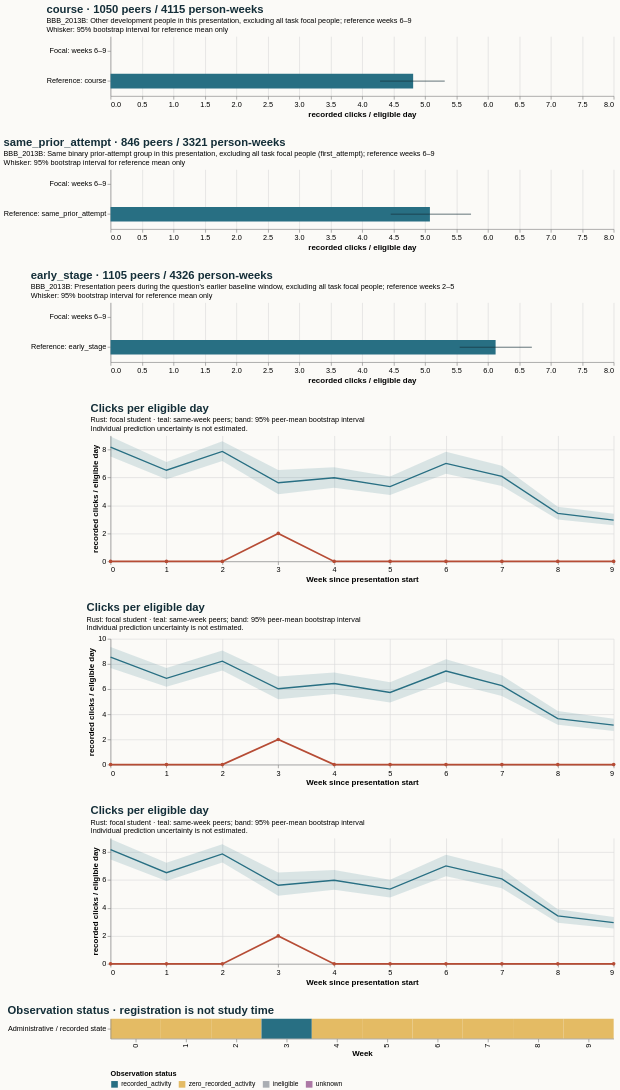

Vega-Lite specification stored for this chart:
### Vega-Lite specification from a JSON file in a GitHub repository (floating-point values rounded to 4 significant figures)
{"$schema": "https://vega.github.io/schema/vega-lite/v5.20.1.json", "config": {"axis": {"labelFontSize": 11, "titleFontSize": 12}, "background": "#fbfaf7", "font": "sans-serif", "title": {"anchor": "start", "color": "#142e38", "fontSize": 17, "subtitleFontSize": 11}, "view": {"continuousHeight": 300, "continuousWidth": 300, "stroke": null}}, "datasets": {"data-092aed2665f8f89548e53bca0a2a637e": [{"end_day": 6, "focal_value": 0.0, "peer_ci_high": 8.939, "peer_ci_low": 7.497, "peer_mean": 8.174, "peer_observations": 1127, "peer_people": 1127, "reference": "course", "unit": "recorded clicks / eligible day", "week": 0}, {"end_day": 13, "focal_value": 0.0, "peer_ci_high": 7.107, "peer_ci_low": 5.869, "peer_mean": 6.521, "peer_observations": 1121, "peer_people": 1121, "reference": "course", "unit": "recorded clicks / eligible day", "week": 1}, {"end_day": 20, "focal_value": 0.0, "peer_ci_high": 8.592, "peer_ci_low": 7.179, "peer_mean": 7.865, "peer_observations": 1105, "peer_people": 1105, "reference": "course", "unit": "recorded clicks / eligible day", "week": 2}, {"end_day": 27, "focal_value": 2.0, "peer_ci_high": 6.537, "peer_ci_low": 4.809, "peer_mean": 5.625, "peer_observations": 1098, "peer_people": 1098, "reference": "course", "unit": "recorded clicks / eligible day", "week": 3}, {"end_day": 34, "focal_value": 0.0, "peer_ci_high": 6.728, "peer_ci_low": 5.265, "peer_mean": 5.982, "peer_observations": 1065, "peer_people": 1065, "reference": "course", "unit": "recorded clicks / eligible day", "week": 4}, {"end_day": 41, "focal_value": 0.0, "peer_ci_high": 6.074, "peer_ci_low": 4.743, "peer_mean": 5.35, "peer_observations": 1058, "peer_people": 1058, "reference": "course", "unit": "recorded clicks / eligible day", "week": 5}, {"end_day": 48, "focal_value": 0.0, "peer_ci_high": 7.841, "peer_ci_low": 6.268, "peer_mean": 7.012, "peer_observations": 1050, "peer_people": 1050, "reference": "course", "unit": "recorded clicks / eligible day", "week": 6}, {"end_day": 55, "focal_value": 0.0, "peer_ci_high": 6.835, "peer_ci_low": 5.396, "peer_mean": 6.076, "peer_observations": 1034, "peer_people": 1034, "reference": "course", "unit": "recorded clicks / eligible day", "week": 7}, {"end_day": 62, "focal_value": 0.0, "peer_ci_high": 3.903, "peer_ci_low": 2.99, "peer_mean": 3.431, "peer_observations": 1024, "peer_people": 1024, "reference": "course", "unit": "recorded clicks / eligible day", "week": 8}, {"end_day": 69, "focal_value": 0.0, "peer_ci_high": 3.402, "peer_ci_low": 2.585, "peer_mean": 2.953, "peer_observations": 1007, "peer_people": 1007, "reference": "course", "unit": "recorded clicks / eligible day", "week": 9}], "data-0f97547ea3e8c6976fefa3403fdad0dd": [{"hi": null, "lo": null, "series": "Focal: weeks 6–9", "value": 0.0}, {"hi": 6.699, "lo": 5.552, "series": "Reference: early_stage", "value": 6.123}], "data-15bd0a94f42031a5454b2a7a902c4ceb": [{"hi": null, "lo": null, "series": "Focal: weeks 6–9", "value": 0.0}, {"hi": 5.732, "lo": 4.455, "series": "Reference: same_prior_attempt", "value": 5.078}], "data-4a65ae7c8f1438d2d9c8ff5cc64fba4d": [{"eligible_days": 7.0, "end_day": 6, "logging_completeness": "unknown", "observation_status": "zero_recorded_activity", "row": "Administrative / recorded state", "score_status": "withheld_release_time_unknown", "start_day": 0, "value": 0.0, "week": 0}, {"eligible_days": 7.0, "end_day": 13, "logging_completeness": "unknown", "observation_status": "zero_recorded_activity", "row": "Administrative / recorded state", "score_status": "withheld_release_time_unknown", "start_day": 7, "value": 0.0, "week": 1}, {"eligible_days": 7.0, "end_day": 20, "logging_completeness": "unknown", "observation_status": "zero_recorded_activity", "row": "Administrative / recorded state", "score_status": "withheld_release_time_unknown", "start_day": 14, "value": 0.0, "week": 2}, {"eligible_days": 7.0, "end_day": 27, "logging_completeness": "unknown", "observation_status": "recorded_activity", "row": "Administrative / recorded state", "score_status": "withheld_release_time_unknown", "start_day": 21, "value": 2.0, "week": 3}, {"eligible_days": 7.0, "end_day": 34, "logging_completeness": "unknown", "observation_status": "zero_recorded_activity", "row": "Administrative / recorded state", "score_status": "withheld_release_time_unknown", "start_day": 28, "value": 0.0, "week": 4}, {"eligible_days": 7.0, "end_day": 41, "logging_completeness": "unknown", "observation_status": "zero_recorded_activity", "row": "Administrative / recorded state", "score_status": "withheld_release_time_unknown", "start_day": 35, "value": 0.0, "week": 5}, {"eligible_days": 7.0, "end_day": 48, "logging_completeness": "unknown", "observation_status": "zero_recorded_activity", "row": "Administrative / recorded state", "score_status": "withheld_release_time_unknown", "start_day": 42, "value": 0.0, "week": 6}, {"eligible_days": 7.0, "end_day": 55, "logging_completeness": "unknown", "observation_status": "zero_recorded_activity", "row": "Administrative / recorded state", "score_status": "withheld_release_time_unknown", "start_day": 49, "value": 0.0, "week": 7}, {"eligible_days": 7.0, "end_day": 62, "logging_completeness": "unknown", "observation_status": "zero_recorded_activity", "row": "Administrative / recorded state", "score_status": "withheld_release_time_unknown", "start_day": 56, "value": 0.0, "week": 8}, {"eligible_days": 7.0, "end_day": 69, "logging_completeness": "unknown", "observation_status": "zero_recorded_activity", "row": "Administrative / recorded state", "score_status": "withheld_release_time_unknown", "start_day": 63, "value": 0.0, "week": 9}], "data-65a76274aac8a971fc631994eacfb264": [{"end_day": 6, "focal_value": 0.0, "peer_ci_high": 8.931, "peer_ci_low": 7.466, "peer_mean": 8.174, "peer_observations": 1127, "peer_people": 1127, "reference": "early_stage", "unit": "recorded clicks / eligible day", "week": 0}, {"end_day": 13, "focal_value": 0.0, "peer_ci_high": 7.227, "peer_ci_low": 5.933, "peer_mean": 6.521, "peer_observations": 1121, "peer_people": 1121, "reference": "early_stage", "unit": "recorded clicks / eligible day", "week": 1}, {"end_day": 20, "focal_value": 0.0, "peer_ci_high": 8.562, "peer_ci_low": 7.261, "peer_mean": 7.865, "peer_observations": 1105, "peer_people": 1105, "reference": "early_stage", "unit": "recorded clicks / eligible day", "week": 2}, {"end_day": 27, "focal_value": 2.0, "peer_ci_high": 6.54, "peer_ci_low": 4.871, "peer_mean": 5.625, "peer_observations": 1098, "peer_people": 1098, "reference": "early_stage", "unit": "recorded clicks / eligible day", "week": 3}, {"end_day": 34, "focal_value": 0.0, "peer_ci_high": 6.725, "peer_ci_low": 5.295, "peer_mean": 5.982, "peer_observations": 1065, "peer_people": 1065, "reference": "early_stage", "unit": "recorded clicks / eligible day", "week": 4}, {"end_day": 41, "focal_value": 0.0, "peer_ci_high": 6.02, "peer_ci_low": 4.748, "peer_mean": 5.35, "peer_observations": 1058, "peer_people": 1058, "reference": "early_stage", "unit": "recorded clicks / eligible day", "week": 5}, {"end_day": 48, "focal_value": 0.0, "peer_ci_high": 7.814, "peer_ci_low": 6.264, "peer_mean": 7.012, "peer_observations": 1050, "peer_people": 1050, "reference": "early_stage", "unit": "recorded clicks / eligible day", "week": 6}, {"end_day": 55, "focal_value": 0.0, "peer_ci_high": 6.812, "peer_ci_low": 5.417, "peer_mean": 6.076, "peer_observations": 1034, "peer_people": 1034, "reference": "early_stage", "unit": "recorded clicks / eligible day", "week": 7}, {"end_day": 62, "focal_value": 0.0, "peer_ci_high": 3.91, "peer_ci_low": 2.946, "peer_mean": 3.431, "peer_observations": 1024, "peer_people": 1024, "reference": "early_stage", "unit": "recorded clicks / eligible day", "week": 8}, {"end_day": 69, "focal_value": 0.0, "peer_ci_high": 3.36, "peer_ci_low": 2.534, "peer_mean": 2.953, "peer_observations": 1007, "peer_people": 1007, "reference": "early_stage", "unit": "recorded clicks / eligible day", "week": 9}], "data-bcdba0b46f94e5c51eabcc0adb557a06": [{"hi": null, "lo": null, "series": "Focal: weeks 6–9", "value": 0.0}, {"hi": 5.314, "lo": 4.285, "series": "Reference: course", "value": 4.811}], "data-c6bc4157449cc35b73739f62b24f3217": [{"end_day": 6, "focal_value": 0.0, "peer_ci_high": 9.351, "peer_ci_low": 7.689, "peer_mean": 8.549, "peer_observations": 904, "peer_people": 904, "reference": "same_prior_attempt", "unit": "recorded clicks / eligible day", "week": 0}, {"end_day": 13, "focal_value": 0.0, "peer_ci_high": 7.68, "peer_ci_low": 6.185, "peer_mean": 6.858, "peer_observations": 900, "peer_people": 900, "reference": "same_prior_attempt", "unit": "recorded clicks / eligible day", "week": 1}, {"end_day": 20, "focal_value": 0.0, "peer_ci_high": 9.076, "peer_ci_low": 7.483, "peer_mean": 8.227, "peer_observations": 890, "peer_people": 890, "reference": "same_prior_attempt", "unit": "recorded clicks / eligible day", "week": 2}, {"end_day": 27, "focal_value": 2.0, "peer_ci_high": 7.013, "peer_ci_low": 5.188, "peer_mean": 6.029, "peer_observations": 883, "peer_people": 883, "reference": "same_prior_attempt", "unit": "recorded clicks / eligible day", "week": 3}, {"end_day": 34, "focal_value": 0.0, "peer_ci_high": 7.314, "peer_ci_low": 5.608, "peer_mean": 6.45, "peer_observations": 855, "peer_people": 855, "reference": "same_prior_attempt", "unit": "recorded clicks / eligible day", "week": 4}, {"end_day": 41, "focal_value": 0.0, "peer_ci_high": 6.557, "peer_ci_low": 4.932, "peer_mean": 5.734, "peer_observations": 851, "peer_people": 851, "reference": "same_prior_attempt", "unit": "recorded clicks / eligible day", "week": 5}, {"end_day": 48, "focal_value": 0.0, "peer_ci_high": 8.381, "peer_ci_low": 6.584, "peer_mean": 7.438, "peer_observations": 846, "peer_people": 846, "reference": "same_prior_attempt", "unit": "recorded clicks / eligible day", "week": 6}, {"end_day": 55, "focal_value": 0.0, "peer_ci_high": 7.077, "peer_ci_low": 5.456, "peer_mean": 6.276, "peer_observations": 835, "peer_people": 835, "reference": "same_prior_attempt", "unit": "recorded clicks / eligible day", "week": 7}, {"end_day": 62, "focal_value": 0.0, "peer_ci_high": 4.271, "peer_ci_low": 3.167, "peer_mean": 3.663, "peer_observations": 827, "peer_people": 827, "reference": "same_prior_attempt", "unit": "recorded clicks / eligible day", "week": 8}, {"end_day": 69, "focal_value": 0.0, "peer_ci_high": 3.638, "peer_ci_low": 2.667, "peer_mean": 3.142, "peer_observations": 813, "peer_people": 813, "reference": "same_prior_attempt", "unit": "recorded clicks / eligible day", "week": 9}]}, "resolve": {"scale": {"color": "independent"}}, "spacing": 28, "vconcat": [{"data": {"name": "data-bcdba0b46f94e5c51eabcc0adb557a06"}, "height": 90, "layer": [{"encoding": {"x": {"field": "value", "scale": {"domain": [0, 7.034], "zero": true}, "title": "recorded clicks / eligible day", "type": "quantitative"}, "y": {"field": "series", "sort": null, "title": null, "type": "nominal"}}, "mark": {"color": "#286f83", "size": 22, "type": "bar"}}, {"encoding": {"x": {"field": "lo", "type": "quantitative"}, "x2": {"field": "hi"}, "y": {"field": "series", "sort": null, "title": null, "type": "nominal"}}, "mark": {"color": "#142e38", "type": "rule"}}], "title": {"subtitle": ["BBB_2013B: Other development people in this presentation, excluding all task focal people; reference weeks 6–9", "Whisker: 95% bootstrap interval for reference mean only"], "text": "course · 1050 peers / 4115 person-weeks"}, "width": 760}, {"data": {"name": "data-15bd0a94f42031a5454b2a7a902c4ceb"}, "height": 90, "layer": [{"encoding": {"x": {"field": "value", "scale": {"domain": [0, 7.034], "zero": true}, "title": "recorded clicks / eligible day", "type": "quantitative"}, "y": {"field": "series", "sort": null, "title": null, "type": "nominal"}}, "mark": {"color": "#286f83", "size": 22, "type": "bar"}}, {"encoding": {"x": {"field": "lo", "type": "quantitative"}, "x2": {"field": "hi"}, "y": {"field": "series", "sort": null, "title": null, "type": "nominal"}}, "mark": {"color": "#142e38", "type": "rule"}}], "title": {"subtitle": ["BBB_2013B: Same binary prior-attempt group in this presentation, excluding all task focal people (first_attempt); reference weeks 6–9", "Whisker: 95% bootstrap interval for reference mean only"], "text": "same_prior_attempt · 846 peers / 3321 person-weeks"}, "width": 760}, {"data": {"name": "data-0f97547ea3e8c6976fefa3403fdad0dd"}, "height": 90, "layer": [{"encoding": {"x": {"field": "value", "scale": {"domain": [0, 7.034], "zero": true}, "title": "recorded clicks / eligible day", "type": "quantitative"}, "y": {"field": "series", "sort": null, "title": null, "type": "nominal"}}, "mark": {"color": "#286f83", "size": 22, "type": "bar"}}, {"encoding": {"x": {"field": "lo", "type": "quantitative"}, "x2": {"field": "hi"}, "y": {"field": "series", "sort": null, "title": null, "type": "nominal"}}, "mark": {"color": "#142e38", "type": "rule"}}], "title": {"subtitle": ["BBB_2013B: Presentation peers during the question's earlier baseline window, excluding all task focal people; reference weeks 2–5", "Whisker: 95% bootstrap interval for reference mean only"], "text": "early_stage · 1105 peers / 4326 person-weeks"}, "width": 760}, {"data": {"name": "data-092aed2665f8f89548e53bca0a2a637e"}, "height": 190, "layer": [{"encoding": {"x": {"axis": {"tickMinStep": 1}, "field": "week", "title": "Week since presentation start", "type": "quantitative"}, "y": {"field": "peer_ci_low", "scale": {"zero": true}, "title": "recorded clicks / eligible day", "type": "quantitative"}, "y2": {"field": "peer_ci_high"}}, "mark": {"color": "#286f83", "opacity": 0.16, "type": "area"}}, {"encoding": {"tooltip": [{"field": "week", "type": "quantitative"}, {"field": "peer_mean", "type": "quantitative"}, {"field": "peer_people", "type": "quantitative"}, {"field": "peer_observations", "type": "quantitative"}], "x": {"field": "week", "type": "quantitative"}, "y": {"field": "peer_mean", "type": "quantitative"}}, "mark": {"color": "#286f83", "strokeWidth": 2, "type": "line"}}, {"encoding": {"tooltip": [{"field": "week", "type": "quantitative"}, {"field": "focal_value", "type": "quantitative"}], "x": {"field": "week", "type": "quantitative"}, "y": {"field": "focal_value", "type": "quantitative"}}, "mark": {"color": "#b64c35", "point": {"color": "#b64c35"}, "strokeWidth": 2.5, "type": "line"}}], "title": {"subtitle": ["Rust: focal student · teal: same-week peers; band: 95% peer-mean bootstrap interval", "Individual prediction uncertainty is not estimated."], "text": "Clicks per eligible day"}, "width": 760}, {"data": {"name": "data-c6bc4157449cc35b73739f62b24f3217"}, "height": 190, "layer": [{"encoding": {"x": {"axis": {"tickMinStep": 1}, "field": "week", "title": "Week since presentation start", "type": "quantitative"}, "y": {"field": "peer_ci_low", "scale": {"zero": true}, "title": "recorded clicks / eligible day", "type": "quantitative"}, "y2": {"field": "peer_ci_high"}}, "mark": {"color": "#286f83", "opacity": 0.16, "type": "area"}}, {"encoding": {"tooltip": [{"field": "week", "type": "quantitative"}, {"field": "peer_mean", "type": "quantitative"}, {"field": "peer_people", "type": "quantitative"}, {"field": "peer_observations", "type": "quantitative"}], "x": {"field": "week", "type": "quantitative"}, "y": {"field": "peer_mean", "type": "quantitative"}}, "mark": {"color": "#286f83", "strokeWidth": 2, "type": "line"}}, {"encoding": {"tooltip": [{"field": "week", "type": "quantitative"}, {"field": "focal_value", "type": "quantitative"}], "x": {"field": "week", "type": "quantitative"}, "y": {"field": "focal_value", "type": "quantitative"}}, "mark": {"color": "#b64c35", "point": {"color": "#b64c35"}, "strokeWidth": 2.5, "type": "line"}}], "title": {"subtitle": ["Rust: focal student · teal: same-week peers; band: 95% peer-mean bootstrap interval", "Individual prediction uncertainty is not estimated."], "text": "Clicks per eligible day"}, "width": 760}, {"data": {"name": "data-65a76274aac8a971fc631994eacfb264"}, "height": 190, "layer": [{"encoding": {"x": {"axis": {"tickMinStep": 1}, "field": "week", "title": "Week since presentation start", "type": "quantitative"}, "y": {"field": "peer_ci_low", "scale": {"zero": true}, "title": "recorded clicks / eligible day", "type": "quantitative"}, "y2": {"field": "peer_ci_high"}}, "mark": {"color": "#286f83", "opacity": 0.16, "type": "area"}}, {"encoding": {"tooltip": [{"field": "week", "type": "quantitative"}, {"field": "peer_mean", "type": "quantitative"}, {"field": "peer_people", "type": "quantitative"}, {"field": "peer_observations", "type": "quantitative"}], "x": {"field": "week", "type": "quantitative"}, "y": {"field": "peer_mean", "type": "quantitative"}}, "mark": {"color": "#286f83", "strokeWidth": 2, "type": "line"}}, {"encoding": {"tooltip": [{"field": "week", "type": "quantitative"}, {"field": "focal_value", "type": "quantitative"}], "x": {"field": "week", "type": "quantitative"}, "y": {"field": "focal_value", "type": "quantitative"}}, "mark": {"color": "#b64c35", "point": {"color": "#b64c35"}, "strokeWidth": 2.5, "type": "line"}}], "title": {"subtitle": ["Rust: focal student · teal: same-week peers; band: 95% peer-mean bootstrap interval", "Individual prediction uncertainty is not estimated."], "text": "Clicks per eligible day"}, "width": 760}, {"data": {"name": "data-4a65ae7c8f1438d2d9c8ff5cc64fba4d"}, "encoding": {"color": {"field": "observation_status", "legend": {"labelLimit": 260, "orient": "bottom"}, "scale": {"domain": ["recorded_activity", "zero_recorded_activity", "ineligible", "unknown"], "range": ["#286f83", "#e4bb64", "#aaaeb3", "#ac78a5"]}, "title": "Observation status", "type": "nominal"}, "tooltip": [{"field": "week", "type": "quantitative"}, {"field": "eligible_days", "type": "quantitative"}, {"field": "observation_status", "type": "nominal"}, {"field": "logging_completeness", "type": "nominal"}], "x": {"field": "week", "title": "Week", "type": "ordinal"}, "y": {"field": "row", "title": null, "type": "nominal"}}, "height": 30, "mark": {"type": "rect"}, "title": "Observation status · registration is not study time", "width": 760}]}
